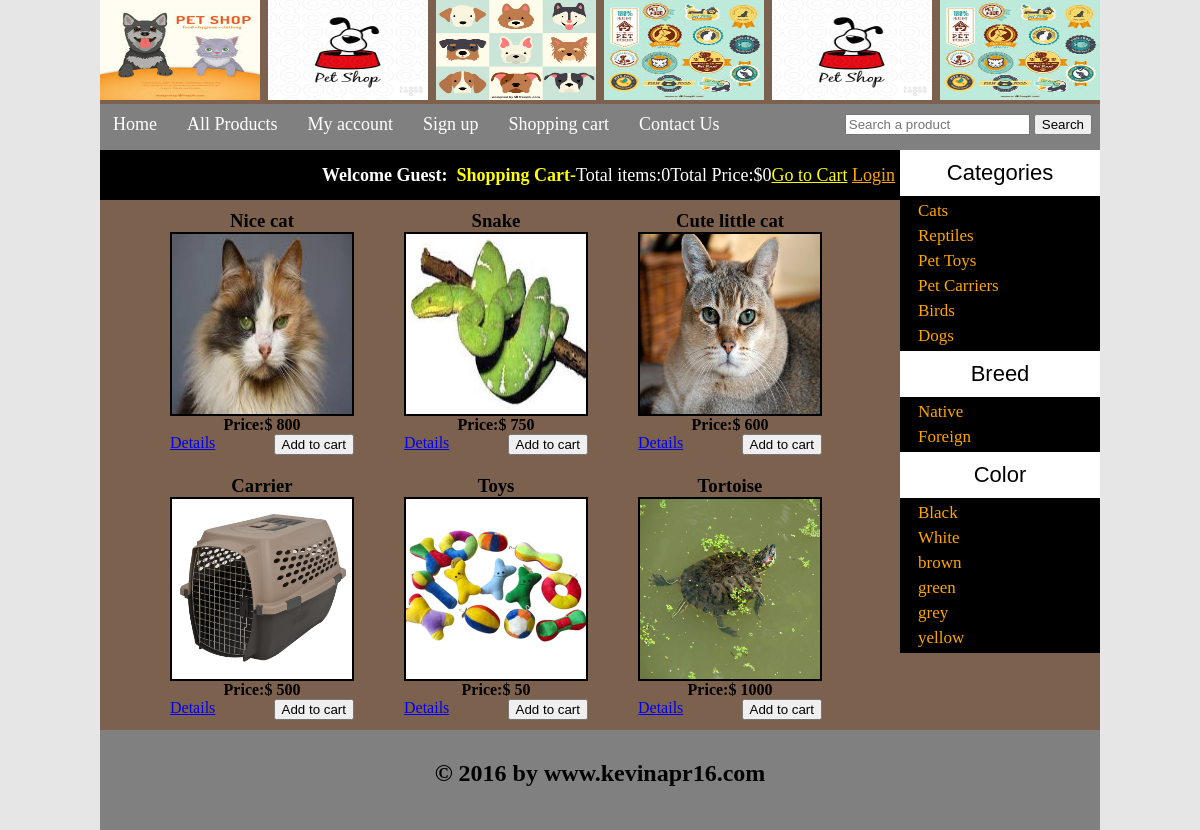
/customer/index.php, run on the app's committed database.
### tables this page shows
CREATE TABLE `categories` (
  `cat_id` int(100) NOT NULL,
  `cat_title` text NOT NULL
);

CREATE TABLE `breeds` (
  `breed_id` int(100) NOT NULL,
  `breed_title` text NOT NULL
);

CREATE TABLE `color` (
  `color_id` int(100) NOT NULL,
  `color_title` text NOT NULL
);

CREATE TABLE `pets` (
  `pet_id` int(100) NOT NULL,
  `pet_cat` int(100) NOT NULL,
  `pet_breed` int(100) NOT NULL,
  `pet_title` varchar(255) NOT NULL,
  `pet_price` int(100) NOT NULL,
  `pet_color` int(100) NOT NULL,
  `pet_lifespan` int(100) NOT NULL,
  `pet_age` int(100) NOT NULL,
  `pet_des` text NOT NULL,
  `pet_image` text NOT NULL,
  `pet_keywords` text NOT NULL
);

### customer/functions/functions.php (the view, shortened to what this page needs)
<?php
$con=mysqli_connect("localhost","thanappanalkevin","JHr@ZnWe{fV{","thanappanalkevinshop");
function get_client_ip() {
    $ipaddress = '';
    if (getenv('HTTP_CLIENT_IP'))
        $ipaddress = getenv('HTTP_CLIENT_IP');
    else if(getenv('HTTP_X_FORWARDED_FOR'))
        $ipaddress = getenv('HTTP_X_FORWARDED_FOR');
    else if(getenv('HTTP_X_FORWARDED'))
        $ipaddress = getenv('HTTP_X_FORWARDED');
    else if(getenv('HTTP_FORWARDED_FOR'))
        $ipaddress = getenv('HTTP_FORWARDED_FOR');
    else if(getenv('HTTP_FORWARDED'))
       $ipaddress = getenv('HTTP_FORWARDED');
    else if(getenv('REMOTE_ADDR'))
        $ipaddress = getenv('REMOTE_ADDR');
    else
        $ipaddress = 'UNKNOWN';
    return $ipaddress;
}
function total_items(){
global $con;
if (isset($_GET['add_cart'])){
	$ip=get_client_ip();
	$check_pro=" select * from cart where ip_add ='$ip'";
	$run_check=mysqli_query($con,$check_pro);
	$run_count=mysqli_num_rows($run_check);
}
	else {
	$ip=get_client_ip();
	$check_pro=" select * from cart where ip_add ='$ip'";
	$run_check=mysqli_query($con,$check_pro);
	$run_count=mysqli_num_rows($run_check);
	}
echo "$run_count";
}
function total_value(){
$total=0;
echo "$".$total;
}
function getCats(){
global $con;
$get_cats="select * from categories";
$run_cats=mysqli_query($con,$get_cats);
while($row_cats=mysqli_fetch_array($run_cats)){
     $cat_id = $row_cats['cat_id'];
     $cat_title = $row_cats['cat_title'];
	echo"<li><a href='index.php?cat=$cat_id'>$cat_title</a><li>";
}
}
function getBrands(){
global $con;
$get_breeds="select * from breeds";
$run_breeds=mysqli_query($con,$get_breeds);
while($row_breeds=mysqli_fetch_array($run_breeds)){
     $breed_id = $row_breeds['breed_id'];
     $breed_title = $row_breeds['breed_title'];
	echo"<li><a href='index.php?breed=$breed_id'>$breed_title</a><li>";
}
}
function getColor(){
global $con;
$get_color="select * from color";
$run_color=mysqli_query($con,$get_color);
while($row_color=mysqli_fetch_array($run_color)){
     $color_id = $row_color['color_id'];
     $color_title = $row_color['color_title'];
	echo"<li><a href='index.php?color=$color_id'>$color_title</a><li>";
}
}
function getPet(){
if(!isset($_GET['cat'])){
	if(!isset($_GET['breed'])){
	 if(!isset($_GET['color'])){
global $con;
$get_pet="select * from pets order by RAND() LIMIT 0,6";
$run_pet=mysqli_query($con,$get_pet);
while($row_pet=mysqli_fetch_array($run_pet)){
     $pet_id = $row_pet['pet_id'];
	$pet_title = $row_pet['pet_title'];
	$pet_price = $row_pet['pet_price'];
	$pet_image = $row_pet['pet_image'];
	echo"
	<div id='single_product'>
	<h3>$pet_title</h3>
	<img src='customer/product_images/$pet_image' width='180' height='180'/>
	<p><b>Price:$ $pet_price </b></p>
	<a href='details.php?pet_id=$pet_id' style='float:left;'>Details </a>
	<a href='index.php?add_cart=$pet_id'><button style='float:right;'>Add to cart</button> </a>
	</div>
	";
}
}
}
}
}
?>

### customer/styles/styles.css (style rules this page uses)
html, body, div, span, applet, object, iframe, h1, h2, h3, h4, h5, h6, p, blockquote, pre, a, abbr, acronym, address, big, cite, code, del, dfn, em, img, ins, kbd, q, s, samp, small, strike, strong, sub, sup, tt, var, b, u, i, center, dl, dt, dd, ol, ul, li, fieldset, form, label, legend, table, caption, tbody, tfoot, thead, tr, th, td, article, aside, canvas, details, embed, figure, figcaption, footer, header, hgroup, menu, nav, output, ruby, section, summary, time, mark, audio, video { margin: 0; padding: 0; border: 0; vertical-align: baseline; }
body { background:#e6e6e6; }
#cats li { list-style: none; display: block; margin:5px; }
#cats a { color: orange; padding: 8px; margin:5px; text-align: left; font-size: 17px; font-family: comic sans MS; text-decoration: none; }
#single_product { float: left; margin-left: 30px; padding: 10px; }
#single_product img { border: 2px solid black; }

### data on the page
categories: cat_title "Cats"
categories: cat_title "Reptiles"
categories: cat_title "Pet Toys"
categories: cat_title "Pet Carriers"
categories: cat_title "Birds"
categories: cat_title "Dogs"
breeds: breed_title "Native"
breeds: breed_title "Foreign"
color: color_title "Black"
color: color_title "White"
color: color_title "brown"
color: color_title "green"
color: color_title "grey"
color: color_title "yellow"
pets: pet_title "Nice cat", pet_image (picture), pet_price "800"
pets: pet_title "Snake", pet_image (picture), pet_price "750"
pets: pet_title "Cute little cat", pet_image (picture), pet_price "600"
pets: pet_title "Carrier", pet_image (picture), pet_price "500"
pets: pet_title "Toys", pet_image (picture), pet_price "50"
pets: pet_title "Tortoise", pet_image (picture), pet_price "1000"

### other printed values
$run_count "0"
$total "0"
